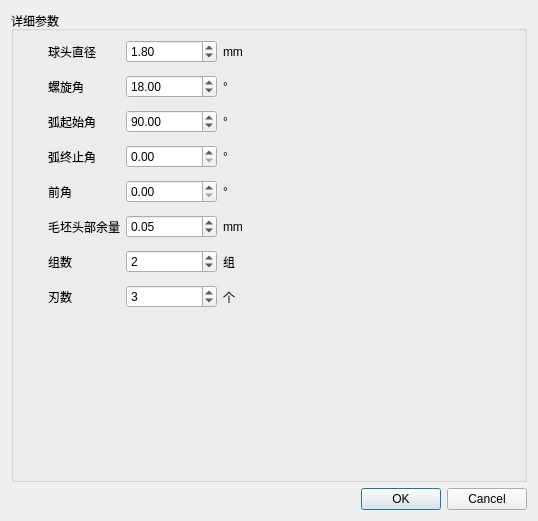
<?xml version="1.0" encoding="UTF-8"?>
<ui version="4.0">
 <class>CreateBallCutter</class>
 <widget class="QWidget" name="CreateBallCutter">
  <property name="geometry">
   <rect>
    <x>0</x>
    <y>0</y>
    <width>538</width>
    <height>521</height>
   </rect>
  </property>
  <property name="windowTitle">
   <string>创建球头分区</string>
  </property>
  <layout class="QVBoxLayout" name="verticalLayout" stretch="0,1,0">
   <item>
    <layout class="QHBoxLayout" name="horizontalLayout"/>
   </item>
   <item>
    <layout class="QHBoxLayout" name="horizontalLayout_3">
     <item>
      <widget class="QGroupBox" name="groupBox">
       <property name="title">
        <string>详细参数</string>
       </property>
       <layout class="QHBoxLayout" name="horizontalLayout_2">
        <item>
         <layout class="QGridLayout" name="gridLayout" columnstretch="1,2,1">
          <property name="leftMargin">
           <number>25</number>
          </property>
          <property name="verticalSpacing">
           <number>12</number>
          </property>
          <item row="3" column="1">
           <widget class="QDoubleSpinBox" name="doubleSpinBox_4"/>
          </item>
          <item row="0" column="0">
           <widget class="QLabel" name="label_2">
            <property name="text">
             <string>球头直径</string>
            </property>
           </widget>
          </item>
          <item row="0" column="1">
           <widget class="QDoubleSpinBox" name="doubleSpinBox">
            <property name="value">
             <double>1.800000000000000</double>
            </property>
           </widget>
          </item>
          <item row="0" column="2">
           <widget class="QLabel" name="label_10">
            <property name="text">
             <string>mm</string>
            </property>
           </widget>
          </item>
          <item row="1" column="0">
           <widget class="QLabel" name="label_3">
            <property name="text">
             <string>螺旋角</string>
            </property>
           </widget>
          </item>
          <item row="1" column="1">
           <widget class="QDoubleSpinBox" name="doubleSpinBox_2">
            <property name="singleStep">
             <double>1.000000000000000</double>
            </property>
            <property name="value">
             <double>18.000000000000000</double>
            </property>
           </widget>
          </item>
          <item row="1" column="2">
           <widget class="QLabel" name="label_11">
            <property name="text">
             <string>°</string>
            </property>
           </widget>
          </item>
          <item row="2" column="0">
           <widget class="QLabel" name="label_4">
            <property name="text">
             <string>弧起始角</string>
            </property>
           </widget>
          </item>
          <item row="2" column="1">
           <widget class="QDoubleSpinBox" name="doubleSpinBox_3">
            <property name="value">
             <double>90.000000000000000</double>
            </property>
           </widget>
          </item>
          <item row="2" column="2">
           <widget class="QLabel" name="label_12">
            <property name="text">
             <string>°</string>
            </property>
           </widget>
          </item>
          <item row="3" column="0">
           <widget class="QLabel" name="label_5">
            <property name="text">
             <string>弧终止角</string>
            </property>
           </widget>
          </item>
          <item row="3" column="2">
           <widget class="QLabel" name="label_13">
            <property name="text">
             <string>°</string>
            </property>
           </widget>
          </item>
          <item row="4" column="0">
           <widget class="QLabel" name="label_6">
            <property name="text">
             <string>前角</string>
            </property>
           </widget>
          </item>
          <item row="4" column="1">
           <widget class="QDoubleSpinBox" name="doubleSpinBox_5"/>
          </item>
          <item row="4" column="2">
           <widget class="QLabel" name="label_14">
            <property name="text">
             <string>°</string>
            </property>
           </widget>
          </item>
          <item row="5" column="0">
           <widget class="QLabel" name="label_7">
            <property name="text">
             <string>毛坯头部余量</string>
            </property>
           </widget>
          </item>
          <item row="5" column="1">
           <widget class="QDoubleSpinBox" name="doubleSpinBox_6">
            <property name="value">
             <double>0.050000000000000</double>
            </property>
           </widget>
          </item>
          <item row="5" column="2">
           <widget class="QLabel" name="label_15">
            <property name="text">
             <string>mm</string>
            </property>
           </widget>
          </item>
          <item row="6" column="0">
           <widget class="QLabel" name="label_8">
            <property name="text">
             <string>组数</string>
            </property>
           </widget>
          </item>
          <item row="6" column="1">
           <widget class="QSpinBox" name="spinBox_7">
            <property name="value">
             <number>2</number>
            </property>
           </widget>
          </item>
          <item row="6" column="2">
           <widget class="QLabel" name="label_16">
            <property name="text">
             <string>组</string>
            </property>
           </widget>
          </item>
          <item row="7" column="0">
           <widget class="QLabel" name="label_9">
            <property name="text">
             <string>刃数</string>
            </property>
           </widget>
          </item>
          <item row="7" column="1">
           <widget class="QSpinBox" name="spinBox_8">
            <property name="value">
             <number>3</number>
            </property>
           </widget>
          </item>
          <item row="7" column="2">
           <widget class="QLabel" name="label_17">
            <property name="text">
             <string>个</string>
            </property>
           </widget>
          </item>
          <item row="8" column="1">
           <spacer name="verticalSpacer">
            <property name="orientation">
             <enum>Qt::Vertical</enum>
            </property>
            <property name="sizeHint" stdset="0">
             <size>
              <width>20</width>
              <height>40</height>
             </size>
            </property>
           </spacer>
          </item>
         </layout>
        </item>
        <item>
         <spacer name="horizontalSpacer">
          <property name="orientation">
           <enum>Qt::Horizontal</enum>
          </property>
          <property name="sizeHint" stdset="0">
           <size>
            <width>5</width>
            <height>5</height>
           </size>
          </property>
         </spacer>
        </item>
       </layout>
      </widget>
     </item>
    </layout>
   </item>
   <item>
    <widget class="QDialogButtonBox" name="buttonBox">
     <property name="standardButtons">
      <set>QDialogButtonBox::Cancel|QDialogButtonBox::Ok</set>
     </property>
    </widget>
   </item>
  </layout>
 </widget>
 <resources>
  <include location="Resources/Custom.qrc"/>
 </resources>
 <connections/>
</ui>
